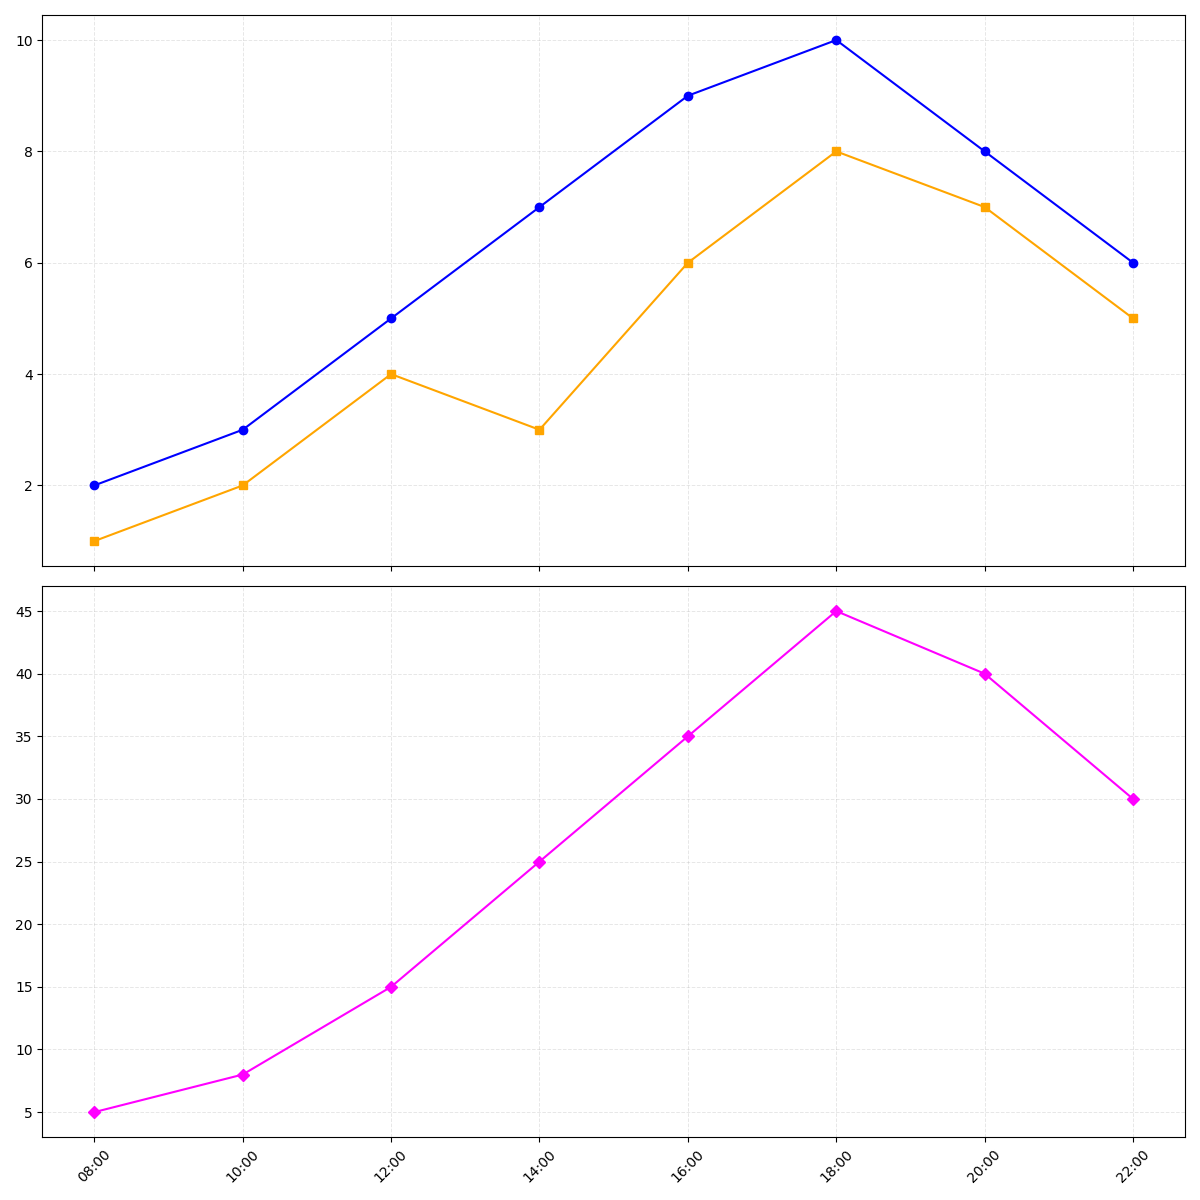

Write the Python code that produced this figure.
import matplotlib.pyplot as plt
import numpy as np

times = np.array(['08:00', '10:00', '12:00', '14:00', '16:00', '18:00', '20:00', '22:00'])

pop_bands = np.array([2, 3, 5, 7, 9, 10, 8, 6])
rock_bands = np.array([1, 2, 4, 3, 6, 8, 7, 5])
audience_attendance = np.array([5, 8, 15, 25, 35, 45, 40, 30])

fig, axes = plt.subplots(2, 1, figsize=(12, 12), sharex=True)

# Shuffled colors for each data group/type
axes[0].plot(times, pop_bands, '-o', color='blue')
axes[0].plot(times, rock_bands, '-s', color='orange')
axes[0].grid(alpha=0.3, linestyle='--', linewidth=0.7)

axes[1].plot(times, audience_attendance, '-D', color='magenta')
axes[1].grid(alpha=0.3, linestyle='--', linewidth=0.7)

for ax in axes:
    ax.tick_params(axis='x', rotation=45)

plt.tight_layout()
plt.show()
